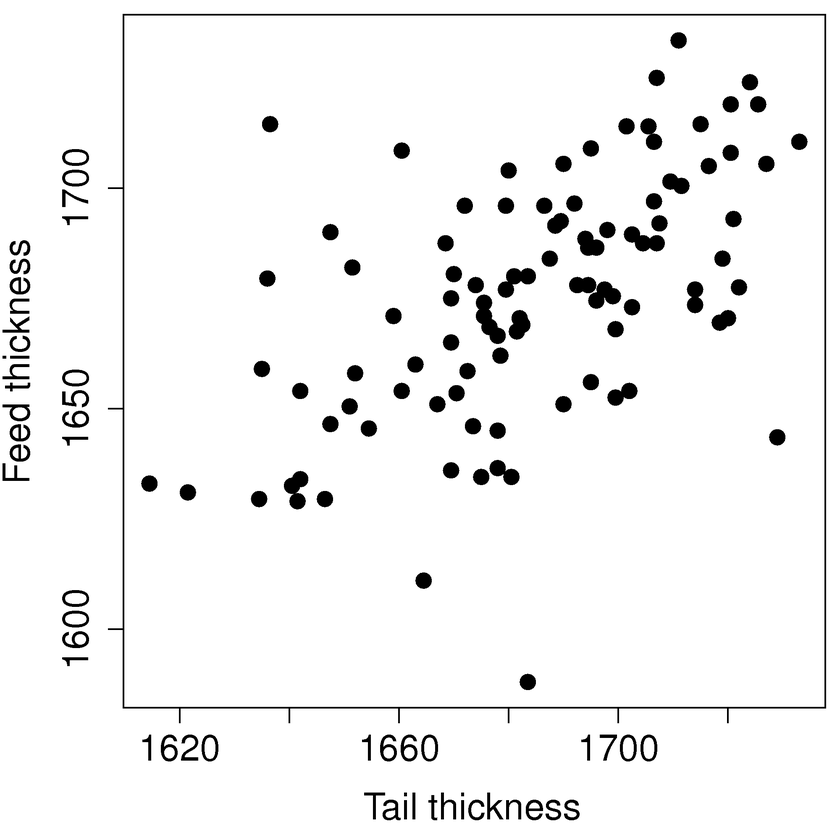
#> input picture latent-variable-modelling/images/board-thickness-2d-plot.png, 840 x 840 px, shrunk from 2000 x 2000 before the run
$ python board-thickness-data-combine.py
#> lines starting #> are read from the running program, lines starting #| are printed output that depends on the picture; pictures that were not available may be replaced by others from this repository, and a replacement may not be noted
import Image
import numpy as np

gap = 100
left = Image.open('board-thickness-2d-plot.png')
#> left is the input picture: PIL image 840x840 RGB; min 0, max 255, mean 243.1
right = Image.open('board-thickness-3d-plot.png')
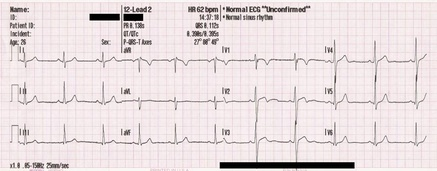
#> input picture latent-variable-modelling/images/12leadECG.jpg, 437 x 171 px, shrunk from 1040 x 407 before the run, given in place of board-thickness-3d-plot.png, which was not available
#> right is the input picture: PIL image 437x171 RGB; mean R, G, B 231.9, 221.5, 222.8
tranp = Image.open('transparent-pixel.png')
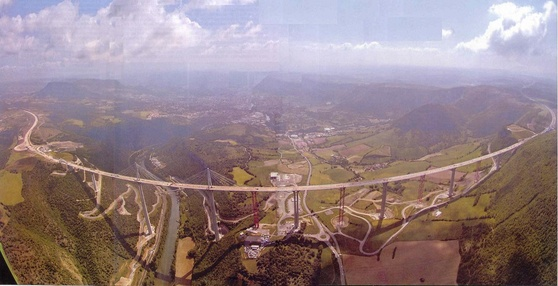
#> input picture latent-variable-modelling/images/Millau-Viaduct-2.jpg, 558 x 286 px, shrunk from 1328 x 681 before the run, given in place of transparent-pixel.png, which was not available
#> tranp is the input picture: PIL image 558x286 RGB; mean R, G, B 149.2, 129.9, 133.7
width = left.size[0] + right.size[0] + gap
#> width = 1377
height = max(left.size[1], right.size[1])
#> height = 840
result = Image.new("RGBA", (width, height))
#> result: PIL image 1377x840 RGBA; every value is 0
result.paste(left, (0, 0))
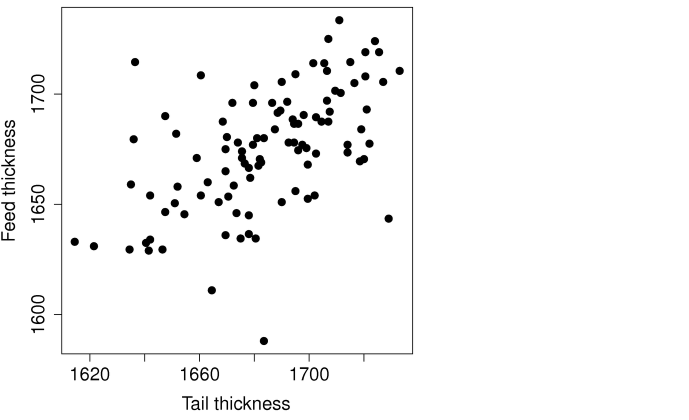
#> result: PIL image 1377x840 RGBA (shown at 1/2 size); mean R, G, B, A 148.3, 148.3, 148.3, 155.6; transparent parts drawn white
result.paste(right, (left.size[0]+gap, 0))
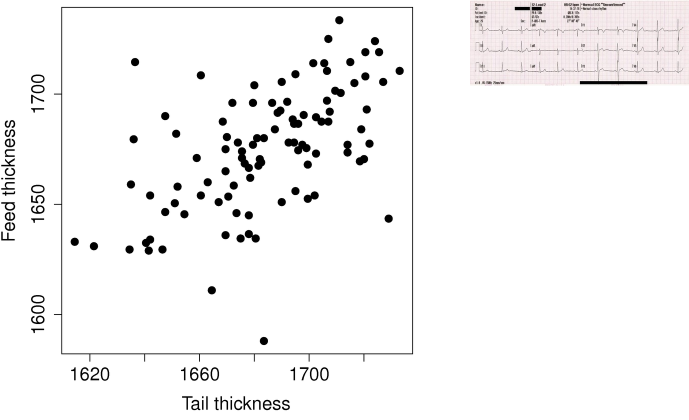
#> result: PIL image 1377x840 RGBA (shown at 1/2 size); mean R, G, B, A 163.3, 162.6, 162.7, 172; transparent parts drawn white

if gap>0:
    x = np.arange(left.size[0]+0, left.size[0]+gap)
#> x = 100 values from 840 to 939
    y = np.arange(0, height)
#> y = 840 values from 0 to 839
    for xi in x:
        for yi in y:
            result.paste(tranp, (xi, yi))
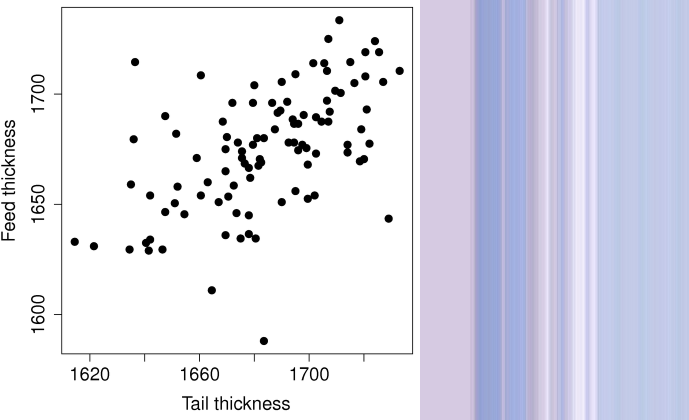
#> result: PIL image 1377x840 RGBA (shown at 1/2 size); mean R, G, B, A 224.3, 224.9, 236.9, 255

result.save('board-thickness-2d-and-3d-plot.png')
